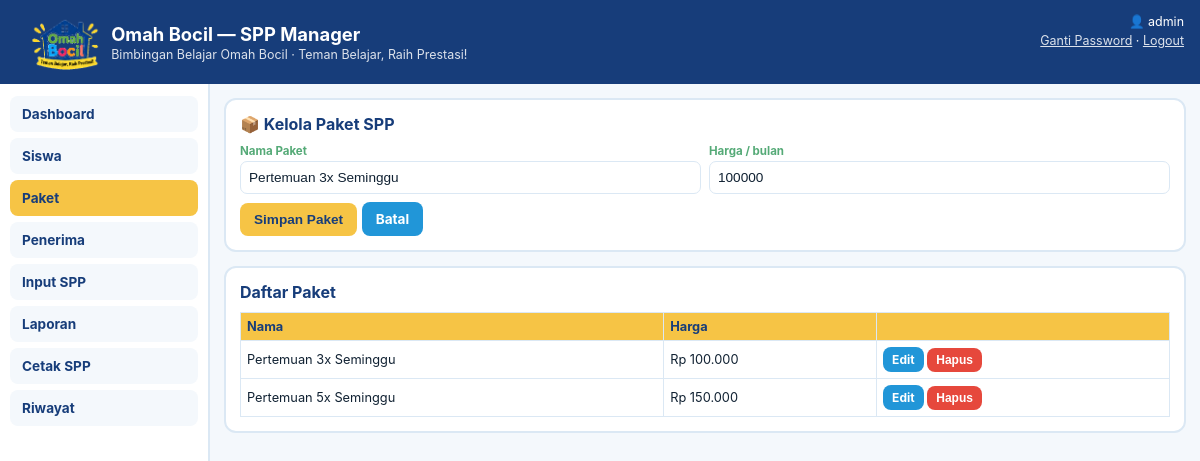
Page /paket?edit=1 (signed in) on the committed database.
### tables this page shows
CREATE TABLE packages (
                id INTEGER PRIMARY KEY AUTOINCREMENT,
                name TEXT NOT NULL,
                price INTEGER NOT NULL DEFAULT 0
            );

### app.py (the view)
@app.route("/paket")
@login_required
def paket_list():
    packages = db.get_all_packages()
    edit_id = request.args.get("edit", type=int)
    edit_package = db.get_package(edit_id) if edit_id else None
    return render_template("paket.html", packages=packages, edit_package=edit_package)

### app.py (called while the page is built)
def login_required(view_func):
    @wraps(view_func)
    def wrapper(*args, **kwargs):
        if not session.get("admin_id"):
            return redirect(url_for("login", next=request.path))
        return view_func(*args, **kwargs)
    return wrapper

@app.context_processor
def inject_globals():
    return {
        "MONTHS": MONTHS,
        "active_tab": request.endpoint,
        "current_admin": session.get("admin_username"),
        "today_year": date.today().year,
    }

def fmt_rupiah(n):
    try:
        return "Rp " + "{:,}".format(int(n or 0)).replace(",", ".")
    except (ValueError, TypeError):
        return "Rp 0"

### database.py (called while the page is built)
def get_connection():
    conn = sqlite3.connect(DB_NAME)
    conn.row_factory = sqlite3.Row
    conn.execute("PRAGMA foreign_keys = ON")
    return conn

@contextmanager
def get_cursor(commit=False):
    conn = get_connection()
    cur = conn.cursor()
    try:
        yield cur
        if commit:
            conn.commit()
    finally:
        conn.close()

def get_all_packages():
    with get_cursor() as cur:
        cur.execute("SELECT * FROM packages ORDER BY name")
        return [dict(r) for r in cur.fetchall()]

def get_package(package_id):
    with get_cursor() as cur:
        cur.execute("SELECT * FROM packages WHERE id = ?", (package_id,))
        row = cur.fetchone()
        return dict(row) if row else None

### templates/paket.html (shortened to what this page needs)
{% extends "base.html" %}
{% block content %}
<div class="card">
  <h2>📦 Kelola Paket SPP</h2>
  <form method="post" action="{{ url_for('paket_save') }}">
    <div class="row">
      <div><label>Nama Paket</label><input name="name" placeholder="cth: 3x seminggu" required value="{{ edit_package.name if edit_package else '' }}"></div>
      <div><label>Harga / bulan</label><input name="price" type="number" required value="{{ edit_package.price if edit_package else '' }}"></div>
    </div>
    <div style="margin-top:8px">
      <button class="btn yellow" type="submit">Simpan Paket</button>
      <a class="btn" href="{{ url_for('paket_list') }}">Batal</a>
    </div>
  </form>
</div>
<div class="card">
  <h2>Daftar Paket</h2>
  <div class="tbl-wrap">
    <table>
      <thead><tr><th>Nama</th><th>Harga</th><th></th></tr></thead>
      <tbody>
        {% for p in packages %}
        <tr>
          <td>{{ p.name }}</td>
          <td>{{ p.price|rupiah }}</td>
          <td>
            <a class="btn small" href="{{ url_for('paket_list', edit=p.id) }}">Edit</a>
            <form method="post" action="{{ url_for('paket_hapus', package_id=p.id) }}" style="display:inline" onsubmit="return confirm('Hapus paket ini? Siswa yang memakainya akan kehilangan referensi paket.');">
              <button class="btn small red" type="submit">Hapus</button>
            </form>
          </td>
        </tr>
        {% endfor %}
      </tbody>
    </table>
  </div>
</div>
{% endblock %}

### static/style.css (style rules this page uses)
:root { --navy:#173d7a;--yellow:#f6c445;--blue:#2196d8;--bg:#f4f8fc;--card:#fff;--line:#dbe8f4;--red:#e6483c;--green:#2fa84f;--fg:#123 }
* { box-sizing:border-box }
html,body { margin:0;font-family:-apple-system,Segoe UI,Roboto,Arial,sans-serif;background:var(--bg);color:var(--fg) }
.card { background:var(--card);border:2px solid var(--line);border-radius:12px;padding:14px;margin-bottom:14px }
.card h2 { margin:0 0 10px;color:var(--navy);font-size:1rem }
.row { display:flex;gap:8px;flex-wrap:wrap }
.row>div { flex:1;min-width:130px }
label { font-size:.72rem;font-weight:700;color:#5a7;display:block;margin-bottom:3px }
input,select { width:100%;padding:8px;border:1.5px solid var(--line);border-radius:7px;font-size:.85rem;background:var(--card);color:var(--fg) }
button.btn,a.btn { background:var(--blue);color:#fff;border:none;padding:9px 14px;border-radius:8px;font-weight:700;cursor:pointer;font-size:.85rem;text-decoration:none;display:inline-block }
button.btn.yellow,a.btn.yellow { background:var(--yellow);color:var(--navy) }
button.btn.red,a.btn.red { background:var(--red);color:#fff }
button.btn.small,a.btn.small { padding:5px 9px;font-size:.75rem }
.tbl-wrap { overflow-x:auto }
table { width:100%;border-collapse:collapse;font-size:.8rem }
th { background:var(--yellow);color:var(--navy);padding:6px;text-align:left;border:1px solid var(--line);white-space:nowrap }
td { padding:6px;border:1px solid var(--line) }

### rows in the picture
packages: name "Pertemuan 3x Seminggu", price "100000", price|rupiah "Rp 100.000"
packages: name "Pertemuan 5x Seminggu", price|rupiah "Rp 150.000"

### other values in the picture
{{ current_admin }} "admin"
